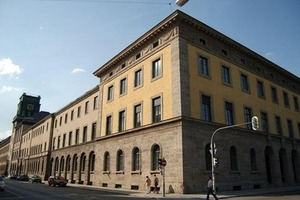
#> input picture building.jpg, 300 x 200 px
$ python ex03_students.py
#> lines starting #> are read from the running program, lines starting #| are printed output that depends on the picture
### IP_ex3_func.py
import numpy as np

def addBorder(img, br, bc):
    row,col = img.shape
    imgOut = np.zeros((row +2*br,col+2*bc),np.uint8)
    r = 0
    c = 0
    for px in np.nditer(imgOut[:,:], op_flags=["readwrite"]):
        rI = br - r
        cI = bc - c
        if rI < 0:
            rI = r - br
        if rI >= row:
            rI = row - (rI - row) - 2
        if cI < 0:
            cI = c - bc
        if cI >= col:
            cI = col - (cI - col) - 2
        px[...] = img[rI,cI]
        c+=1
        if c >= imgOut.shape[1]:
            c=0
            r+=1
    return imgOut

def convolution(img,kernel):
    rows,cols = kernel.shape
    rI,cI = img.shape
    imgOut = np.zeros((rI,cI),np.float32)
    startC = int(cols/2 )
    startR = int(rows/2 )
    imgBorder = addBorder(img, startR, startC)
    imgBorder.astype(np.float32)
    r = 0
    c = 0
    for pxOut in np.nditer(imgOut[:,:], op_flags =["writeonly"]):
        it = np.nditer([imgBorder[r : r+2*startR+1 , c : c+2*startC+1],kernel[:,:]],flags=["buffered","external_loop"],op_flags =["readonly"], op_dtypes=["float64","float64"])
        val = 0.0
        for i,k in it:
            val += np.sum(i*k)
        pxOut[...] = val
        c+= 1
        if c >= imgOut.shape[1]:
            c=0
            r+=1
    return imgOut

def sobel(img):
    ksx = np.zeros((3,3),np.float32)
    #        [-1 0 1]
    # ksx =  [-2 0 2]
    #        [-1 0 1]
    ksx[0,0] = -1.0
    ksx[1,0] = -2.0
    ksx[2,0] = -1.0
    ksx[0,2] = 1.0
    ksx[1,2] = 2.0
    ksx[2,2] = 1.0
    ksy = np.zeros((3,3),np.float32)
    #       [-1 -2 -1]
    # ksy = [0   0   0]
    #       [1   2   1]
    ksy[0,0] = -1.0
    ksy[0,1] = -2.0
    ksy[0,2] = -1.0
    ksy[2,0] = 1.0
    ksy[2,1] = 2.0
    ksy[2,2] = 1.0
    Sx = convolution(img,ksx)
    Sy = convolution(img,ksy)
    Sdir = np.zeros(img.shape,np.float64)
    Smag = np.zeros(img.shape,np.float64)
    for x,y,d,m in np.nditer([Sx[:,:],Sy[:,:],Sdir[:,:],Smag[:,:]],op_flags=["readwrite"],op_dtypes=["float32","float32","float64","float64"]):
        # if x==0 and y ==0:
        #d[...] = -10.0
        # else:
        d[...] = np.arctan2(y,x)
        # output of d :
        #    ++++++++
        #  0 <- x -> +-Pi
        #    --------
        m[...] = np.sqrt(x*x + y*y)
    return Sx,Sy,Sdir,Smag


def non_max_suppresion(Sdir,sMag, size=4):
    """
    creates a binary image of break lines.
    input is the Sobel direction and magnitude image from the Sobel method
    """
    out = np.zeros(sMag.shape,np.float32)
    rows,cols = sMag.shape
    for r in range(0,rows):
        for c in range(0,cols):
             maxV = -1.0
             pxDir = Sdir[r,c]
             pxMag = sMag[r,c]
             if pxMag < 0.5:
                 continue # not a prominent edge
             for n in range(-size,size):
                 rtemp = int(round(r - float(n)*np.sin(pxDir)))
                 ctemp = int(round(c - float(n)*np.cos(pxDir)))
                 if rtemp < 0 or rtemp >= rows \
                     or ctemp < 0 or ctemp >= cols:
                         continue # only find neighbour pixels in the same dir
                 valCheck = sMag[rtemp,ctemp]
                 if valCheck > maxV:
                    maxV = valCheck # keeps replacing max value
             # end for n
             if maxV - pxMag < 1.0 :
                    out[r,c] = 1.0 # found the max pixel
    # end for images
    return out

def colorTransform(img, mat):
    """
    apply a color transformation (e.g. color to gray)
    """

    if len(img.shape) !=3:
        print("can't apply color transform wrong img shape!")
        return None

    if mat.shape[0] !=3 or mat.shape[1] !=3:
        print("can't apply color transform wrong kernel shape!")
        return None

    imOut = np.zeros(img.shape,np.uint8)
    rows,cols,channel = imOut.shape

    for row in range(0,rows):
        for col in range(0,cols):
            colArray = img[row,col,:].astype(float)
            imOut[row,col,:] = np.minimum(np.dot(mat,colArray).astype(int),[255,255,255])

    return imOut

### ex03_students.py

import matplotlib.pyplot as plt
import numpy as np
import cv2
from scipy import signal
from IP_ex3_func import sobel, non_max_suppresion, colorTransform, convolution

plt.close('all')
cv2.destroyAllWindows()

# %% 1.a
# test points image 01
image_ptsInRow = np.zeros((40, 40))
image_ptsInRow[5, 0] = 1
image_ptsInRow[15, 10] = 1
image_ptsInRow[25, 20] = 1
image_ptsInRow[35, 30] = 1

# test points image 02
image_4pts = np.zeros((40, 40))
image_4pts[20, 7] = 1
image_4pts[7, 20] = 1
image_4pts[20, 33] = 1
image_4pts[33, 20] = 1

# test points image 03
image_noise = np.zeros((40, 40))
image_noise[np.random.randint(37, size=(23, 1)),
            np.random.randint(37, size=(23, 1))] = 1

# test lines image 04
image_lines = np.zeros((40, 40))
image_lines[:, 15] = 1
for ii in range(1, 40, 1):
    image_lines[ii, -ii] = 1


# %% 1.b
# Edge detection
# test images are already binary images
fig, axes = plt.subplots(2,2)
axes[0,0].imshow(image_ptsInRow) # 1s and 0s only
axes[0,0].set_title('pts in row')
axes[0,1].imshow(image_4pts)
axes[0,1].set_title('4 pts')
axes[1,0].imshow(image_noise)
axes[1,0].set_title('noise')
axes[1,1].imshow(image_lines)
axes[1,1].set_title('lines')
plt.tight_layout()
plt.savefig('original_images.png')


# Initialization accumulator (2D histogram)
# TODO
def hough_transform(image, step_width):
#> called with step_width = 1
    alpha = np.arange(-90,90,step_width)  # TODO
    alpha = np.deg2rad(alpha) # convert from deg to rad

    # Voting histogram (2D) using all edge pixels by accumulating all the same points
    # get each edge pixel
    y_len, x_len = np.shape(image)  # (row, col) indexes to edges (loc); skip edge detection for test images
    max_d = int(np.sqrt(y_len**2+x_len**2)) #+ 100 # TODO; maximum possible distance is the diagonal length of an image
    all_d = np.linspace(-max_d, max_d, max_d*2) # 2x resolution
    accumulator = np.zeros((max_d*2, np.size(alpha) // step_width), dtype=np.uint64) # no 2*max_d

    y_pixels, x_pixels = np.nonzero(image)  # (row, col) indexes to edges (loc); skip edge detection for test images
    # loop over each pixel
    for i in range(len(x_pixels)):
        # TODO
        xi = x_pixels[i]
        yi = y_pixels[i]

        for idx_alpha in range(0, alpha.size):
            # TODO
            alpha_i = alpha[idx_alpha]
            d = int(xi * np.cos(alpha_i) + yi * np.sin(alpha_i)) # expressed in the new parametric parameters
            accumulator[d, idx_alpha] += 1 # 0 to 180deg in angle variation

    return accumulator, alpha, all_d

def invert_hough_transform(alpha_i, d_i, len_d):
    # # Method 2 : y = mx+c => psin(theta) = m(pcos(theta)) + c
    a = np.cos(alpha_i)
    b = np.sin(alpha_i)
    x0 = a * d_i
    y0 = b * d_i
    x1 = x0 + len_d * (-b)
    y1 = y0 + len_d * (a) # int(x0); -ve to account for -y axis direction
    x2 = x0 - len_d * (-b)
    y2 = y0 - len_d * (a) # for both sided extension; either direction doesn't matter

    return [x1, y1, x2, y2]

def getLines(hough_image, threshold):
    ls = []
    stepT = float(hough_image.shape[1]) / np.pi
    stepD = float( int(hough_image.shape[0]) )/2.0

    t=0; d=0
    for m in np.nditer(hough_image[:,:],op_flags =['readwrite']):
        if m > threshold:
            ls.append((float(d)/stepD, float(t)/stepT))
        t+=1
        if t >= hough_image.shape[1]:
            t=0
            d+=1

    return ls

def find_local_maxima(accumulator, threshold, neighborhood_size):
    local_maxima = []

    for i in range(accumulator.shape[0]):
        for j in range(accumulator.shape[1]):
            if accumulator[i, j] > threshold and is_local_maximum(accumulator, i, j, neighborhood_size):
                local_maxima.append((i, j)) # indices only

    return local_maxima

def is_local_maximum(accumulator, row, col, neighborhood_size):
    neighborhood = accumulator[
        max(0, row - neighborhood_size): min(accumulator.shape[0], row + neighborhood_size + 1),
        max(0, col - neighborhood_size): min(accumulator.shape[1], col + neighborhood_size + 1)
    ]

    return accumulator[row, col] == np.max(neighborhood)

image_current = image_ptsInRow # image_lines
x_len, y_len = np.shape(image_current)
step_width = 1 # resolution is every angle
[accumulator_ptsInRow, alpha_ptsInRow, all_d_ptsInRow] = hough_transform(image_ptsInRow, step_width) # return histogram value (num of intercepts)
[accumulator_4pts, alpha_4pts, all_d_4pts] = hough_transform(image_4pts, step_width)
[accumulator_noise, alpha_noise, all_d_noise] = hough_transform(image_noise, step_width)
[accumulator_lines, alpha_lines, all_d_lines] = hough_transform(image_lines, step_width)

fig, axes = plt.subplots(2,2)
axes[0,0].imshow(accumulator_ptsInRow)
axes[0,0].set_title('pts in row')
axes[0,1].imshow(accumulator_4pts)
axes[0,1].set_title('4 pts')
axes[1,0].imshow(accumulator_noise)
axes[1,0].set_title('noise')
axes[1,1].imshow(accumulator_lines)
axes[1,1].set_title('lines')
plt.tight_layout()
plt.savefig('2d_histogram_all.png')


# Define constants
neighborhood_size = 5 # 20 # define neighborhood size for searching local maxima
len_d = 500 # for drawing lines; #np.max(d_i)/2 # length of extended lines (500 ~ 1000 depending on image)

fig, axes = plt.subplots(2,2)
# # ptsInRow image
local_max_ptsInRow = find_local_maxima(accumulator_ptsInRow/accumulator_ptsInRow.max(), 0.499, neighborhood_size)

for d_idx, alpha_idx in local_max_ptsInRow: # from the accumulator matrix definition
    alpha_i = alpha_ptsInRow[alpha_idx]
    d_i = all_d_ptsInRow[d_idx] + np.max(all_d_ptsInRow) # image_accumulator[d_idx,alpha_idx]
    print('pts in row: ' + str(np.rad2deg(alpha_i)), str(d_i))
    [x1,y1,x2,y2] = invert_hough_transform(alpha_i, d_i, len_d) # return d and alpha values corresponding to dominant lines

    # draw line into original image
    # print(pt1,pt2)
    axes[0,0].plot([x1,x2], [y1,y2], color='blue', linewidth=2) # [x0,y0],[x1,y1] instead of [x0,x1],[y0,y1]

# # 4pts image
local_max_4pts = find_local_maxima(accumulator_4pts/accumulator_4pts.max(), 0.5, neighborhood_size)

for d_idx, alpha_idx in local_max_4pts: # from the accumulator matrix definition
    alpha_i = alpha_4pts[alpha_idx]
    d_i = all_d_4pts[d_idx] + np.max(all_d_4pts) # image_accumulator[d_idx,alpha_idx]
    print('4 pts: ' + str(np.rad2deg(alpha_i)), str(d_i))
    [x1,y1,x2,y2] = invert_hough_transform(alpha_i, d_i, len_d) # return d and alpha values corresponding to dominant lines

    # draw line into original image
    # print(pt1,pt2)
    axes[0,1].plot([x1,x2], [y1,y2], color='blue', linewidth=2)

# # noise image
local_max_noise = find_local_maxima(accumulator_noise/accumulator_noise.max(), 0.5, neighborhood_size)

for d_idx, alpha_idx in local_max_noise: # from the accumulator matrix definition
    alpha_i = alpha_noise[alpha_idx]
    d_i = all_d_noise[d_idx] + np.max(all_d_noise) # image_accumulator[d_idx,alpha_idx]
    # print('noise: ' + str(np.rad2deg(alpha_i)), str(d_i))
    [x1,y1,x2,y2] = invert_hough_transform(alpha_i, d_i, len_d) # return d and alpha values corresponding to dominant lines

    # draw line into original image
    # print(pt1,pt2)
    axes[1,0].plot([x1,x2], [y1,y2], color='blue', linewidth=2)

# # lines image
local_max_lines = find_local_maxima(accumulator_lines/accumulator_lines.max(), 0.5, neighborhood_size)

for d_idx, alpha_idx in local_max_lines: # from the accumulator matrix definition
    alpha_i = alpha_lines[alpha_idx]
    d_i = all_d_lines[d_idx] + np.max(all_d_lines) # image_accumulator[d_idx,alpha_idx]
    print('lines: ' + str(np.rad2deg(alpha_i)), str(d_i))
    [x1,y1,x2,y2] = invert_hough_transform(alpha_i, d_i, len_d) # return d and alpha values corresponding to dominant lines

    # draw line into original image
    # print(pt1,pt2)
    axes[1,1].plot([x1,x2], [y1,y2], color='blue', linewidth=2)


axes[0,0].imshow(image_ptsInRow) # 1s and 0s only
axes[0,0].set_title('pts in row')
axes[0,1].imshow(image_4pts)
axes[0,1].set_title('4 pts')
axes[1,0].imshow(image_noise)
axes[1,0].set_title('noise')
axes[1,1].imshow(image_lines)
axes[1,1].set_title('lines')
plt.tight_layout()
plt.savefig('overlayed_images.png')

# exit(0)
# %% 2.a
# Process real-world street image
image_street = plt.imread("building.jpg") # original 200x300x3
#> image_street is the input picture: shape (200, 300, 3); mean R, G, B 114, 115.4, 112.6
image_gray = cv2.cvtColor(image_street, cv2.COLOR_RGB2GRAY) # cv function 200x300
xlen, ylen = np.shape(image_gray)
#> xlen = 200; ylen = 300

kernel_gray = np.ones((3, 3)) * (1/3)
image_gray2 = colorTransform(image_street, kernel_gray) # self implement 200x300x3

fig, axes = plt.subplots(2,2)
axes[0,0].imshow(image_street)
axes[0,0].set_title('original')
axes[1,0].imshow(image_gray,'gray')
axes[1,0].set_title('CV gray output')
axes[1,1].imshow(image_gray2)
axes[1,1].set_title('kernel gray output')
fig.delaxes(axes[0,1])
plt.tight_layout()
plt.savefig('colour_transform.png')

# Define constants
edge_neighbour = 5 # 20 # edge neighbour size for preprocessing i.e. non-max suppression and Canny

# TODO
# need to do edge detection first (i.e. Sobel)
[image_dx,image_dy,image_dir,image_mag] = sobel(image_gray) # image_gray2
#> in convolution, `startC = int(cols/2 )`: startC = 1
#> the loop in addBorder, `for px in np.nditer(imgOut[:,:], op_flags=["readwrite"]):` made 61004 passes
#> after the loop in addBorder, `for px in np.nditer(imgOut[:,:], op_flags=["readwrite"]):`: c = 0; r = 202
#> in convolution, `imgBorder = addBorder(img, startR, startC)`:
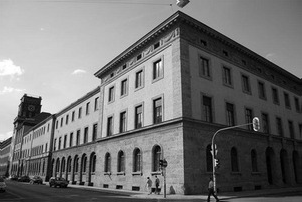
#> imgBorder: shape (202, 302); min 0, max 255, mean 114.6
#> after the loop in convolution, `for pxOut in np.nditer(imgOut[:,:], op_flags =["writeonly"]):`: c = 0; r = 200
#> in sobel, `Sx = convolution(img,ksx)`:
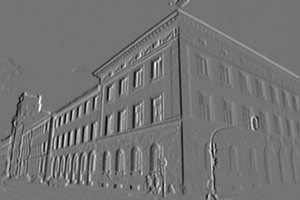
#> Sx: shape (200, 300) float32; min -730, max 872, mean -2.7; drawn with min black and max white
#> the loop in addBorder (call 2), `for px in np.nditer(imgOut[:,:], op_flags=["readwrite"]):` made 61004 passes
#> in sobel, `Sy = convolution(img,ksy)`:
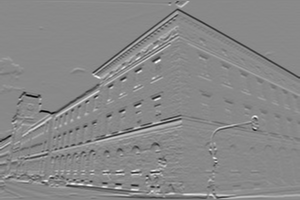
#> Sy: shape (200, 300) float32; min -871, max 751, mean -3.5; drawn with min black and max white
#> the loop in sobel, `for x,y,d,m in np.nditer([Sx[:,:],Sy[:,:],Sdir[:,:],Smag[:,:]],op_flag..` made 60000 passes
fig, axes = plt.subplots(2,2)
axes[0,0].imshow(image_dx)
axes[0,0].set_title('dx')
axes[0,1].imshow(image_dy)
axes[0,1].set_title('dy')
axes[1,0].imshow(image_mag)
axes[1,0].set_title('magnitude')
axes[1,1].imshow(image_dir)
axes[1,1].set_title('direction')
plt.tight_layout()
plt.savefig('sobel_out.png')

# Perform non_max suppression to improve contrast
image_edge = non_max_suppresion(image_dir,image_mag, edge_neighbour) # self implemented edge detection
#> after the loop in non_max_suppresion, `for r in range(0,rows):`:
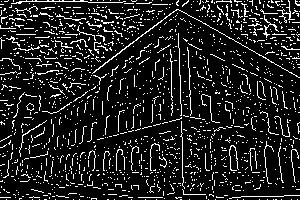
#> out: shape (200, 300) float32; values 0 (black) and 1 (white), 12.6% white in thin lines or dots
image_edge2 = cv2.Canny(image_gray, 50, 150, edge_neighbour) # cv2 apply edge detection; can apply any kind e.g. Canny; (inputImage, minVal, maxVal)
#> image_edge2: shape (200, 300); 14.6% white in thin lines or dots

fig, axes = plt.subplots(1,2,figsize=(8, 4))
axes[0].imshow(image_edge)
axes[0].set_title('non-max suppression')
axes[1].imshow(image_edge2)
axes[1].set_title('canny') # include non-max and other thresholding steps
plt.savefig('edge_detected_out.png')


# %% 2.b
# Self implemented Hough transform to extract prominent lines
# Define constants
local_neighbour = 5 # 20 # define local maxima neighborhood size for searching local maxima (again)

image_street = plt.imread("building.jpg") # original 200x300x3
threshold_percent = 0.47 # 0.27 # specific
[image_accumulator_nms, image_alpha_nms, all_d_nms] = hough_transform(image_edge, step_width) # self-implemented; non-max suppression
#> after the loop in hough_transform (call 5), `for i in range(len(x_pixels)):`:
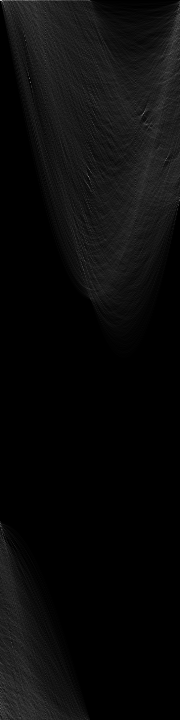
#> accumulator: shape (720, 180) uint64; min 0, max 196, mean 10.5
local_maxima_nms = find_local_maxima(image_accumulator_nms/image_accumulator_nms.max(), threshold_percent, local_neighbour)

for d_idx, alpha_idx in local_maxima_nms: # from the accumulator matrix definition
    alpha_i = image_alpha_nms[alpha_idx]
    d_i = all_d_nms[d_idx] + np.max(all_d_nms) # image_accumulator[d_idx,alpha_idx]
    # print([d_i, alpha_i])

    [x1,y1,x2,y2] = invert_hough_transform(alpha_i, d_i, len_d)

    # draw line into original image
    cv2.line(image_street, (int(x1),int(y1)), (int(x2),int(y2)), (255, 0, 0), 2)
#> this loop made 7 passes
#> (d_idx, alpha_idx) on passes 1 to 7: (0, 1), (0, 11), (0, 27), (113, 143), (158, 166), (176, 88), (708, 0)
    # plt.plot([x1, x2], [y1, y2], color='yellow', linewidth=2)

fig, axes = plt.subplots(1,2,figsize=(8, 4))
axes[0].imshow(image_street)
axes[0].set_title('(NMS) Hough Lines, threshold = ' + str(threshold_percent)) # original size is (300,200)


image_street2 = cv2.imread("building.jpg") # original 200x300x3; repeat again
threshold_percent = 0.7 # specific
[image_accumulator_canny, image_alpha_canny, all_d_canny] = hough_transform(image_edge2, step_width) # self-implemented; canny
#> after the loop in hough_transform (call 6), `for i in range(len(x_pixels)):`:
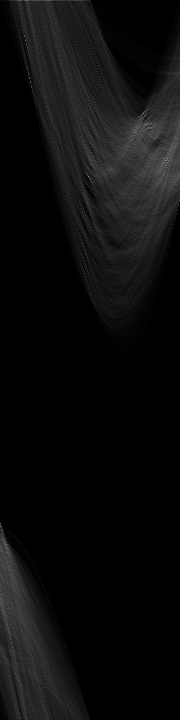
#> accumulator: shape (720, 180) uint64; min 0, max 156, mean 12.2
local_maxima_canny = find_local_maxima(image_accumulator_canny/image_accumulator_canny.max(), threshold_percent, local_neighbour)

for d_idx, alpha_idx in local_maxima_canny: # from the accumulator matrix definition
    alpha_i = image_alpha_canny[alpha_idx]
    d_i = all_d_canny[d_idx] + np.max(all_d_canny) # image_accumulator[d_idx,alpha_idx]
    # print([d_i, alpha_i])

    [x1,y1,x2,y2] = invert_hough_transform(alpha_i, d_i, len_d)

    # draw line into original image
    cv2.line(image_street2, (int(x1),int(y1)), (int(x2),int(y2)), (0, 0, 255), 2) # iverlay on another window
#> this loop made 8 passes
#> (d_idx, alpha_idx) on passes 1 to 8: (0, 26), (40, 25), (78, 29), (113, 143), (124, 146), (132, 135), (160, 166), (176, 88)
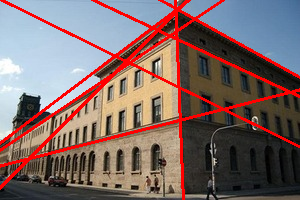
#> image_street2: shape (200, 300, 3); mean B, G, R 103, 105.1, 127.6
    # plt.plot([x1, x2], [y1, y2], color='yellow', linewidth=2)
image_street2 = cv2.cvtColor(image_street2, cv2.COLOR_BGR2RGB)
axes[1].imshow(image_street2)
axes[1].set_title('(Canny) Hough Lines, threshold = ' + str(threshold_percent)) # original size is (300,200)

# combine outputs for saving
plt.tight_layout()
plt.savefig('image_street_out.png')
